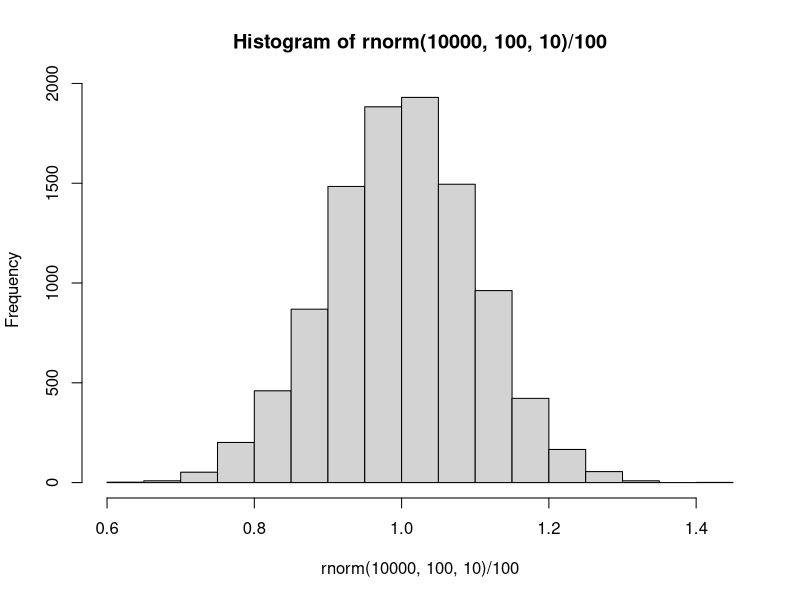
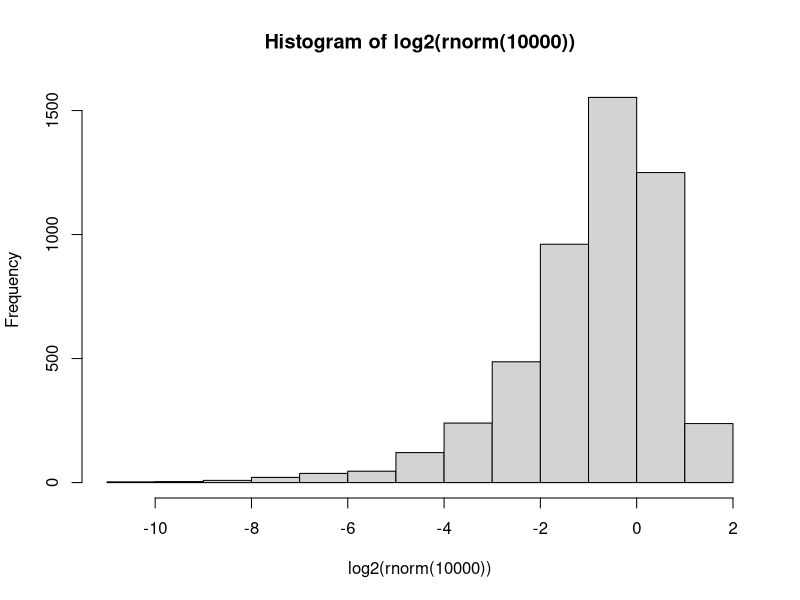

Reproduce these figures in R, in order. (Note: this script raises an error after producing the figures.)


hist(rnorm(10000, 100, 10) / 100)
hist(log2(rnorm(10000)))


a <- c("linear","log")

x <- rnorm(1000, mean = 1, sd = 0.1)
sd(x) / mean(x)
sd(x*100) / mean(x*100)

x = rnorm(100,100,10)
y = x * rnorm(100,100,10)



#mat <- cor(matrix(rnorm(50), nrow = 5, ncol = 10))

prot_names <- filter(allGO, GOterms == 'GO:0005840')$Uniprot %>% unlist()
mat <- cor[rownames(cor) %in% prot_names,colnames(cor) %in% prot_names]

colnames(mat) <- NULL
rownames(mat) <- NULL
hc = hclust(as.dist(1 - mat))
mat = mat[hc$order, hc$order]
mat[lower.tri(mat)] = NA
diag(mat) <- NA

pheatmap(mat, 
         cluster_col = F, 
         cluster_row = F, 
         color = rev(colorRampPalette(brewer.pal(11, 'RdBu'))(201)), 
         border_color = NA,
         na_col = "white",
         legend = FALSE,
         breaks = seq(-1,1, by = 0.01))

protImputeTidy %>% filter(Uniprot %in% prot_names) %>%
  ggplot(., aes(x = abundance, group = Uniprot, alpha = 0.05)) + geom_density(color = "transparent", fill = "grey")

protVar %>% filter(Uniprot %in% prot_names) %>%
  ggplot(., aes(x = 1, y = Uniprot, fill = sd)) + geom_tile() +
  coord_equal()


pca = prcomp(as.matrix(glyc[,2:ncol(glyc)]))

pcaDF = tibble(PC1 = pca$rotation[,1], PC2 = pca$rotation[,2])
ggplot(pcaDF, aes(x = PC1, y = PC2)) + geom_point()

int <- matrix(data = c(0,1,0,
                       0,0,1,
                       1,0,0),
              nrow = 3)
mat <- cor[1:3,1:3]





piris <- ggplot(iris, aes(Sepal.Length, Sepal.Width, colour = Species)) +
  geom_point() + 
  theme_minimal() +
  theme(legend.position = "bottom")

ggMarginal(piris, groupColour = F, groupFill = TRUE, color = "transparent")

ggMarginal(p2, groupColour = F, groupFill = TRUE, color = "transparent")

p3 + plot_spacer() + p2 + (p4 + coord_flip()) +
  plot_layout(widths = c(4,1),
              heights = c(1,4))
